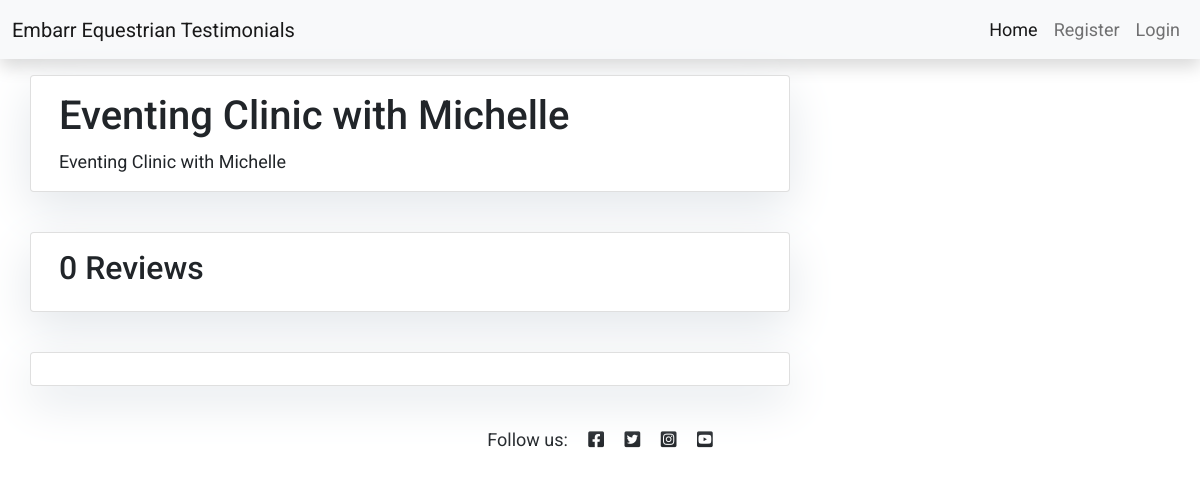
The app's page /eventing-clinic-with-michelle/, older data.
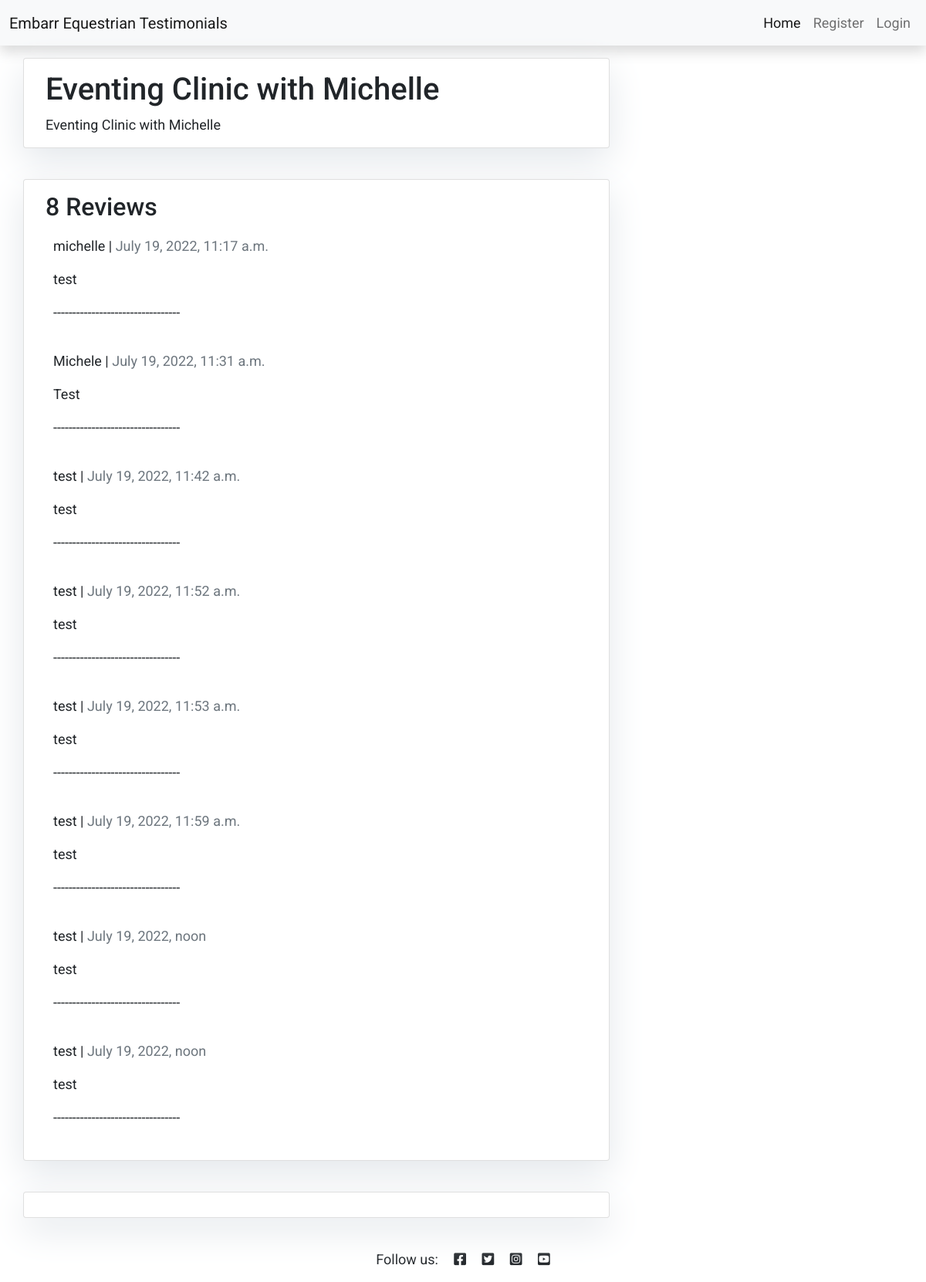
The same page, newer data.
### Reviews/models.py (models this page shows, shortened)
class Comment(models.Model):
    RATING_CHOICES = (
        (1, '1'),
        (2, '2'),
        (3, '3'),
        (4, '4'),
        (5, '5'),
    )
    post = models.ForeignKey(Post, on_delete=models.CASCADE,related_name='comments')
    name = models.CharField(max_length=80)
    location = models.CharField(max_length=80, default='e.g Dublin')
    email = models.EmailField()
    body = models.TextField()
    rating = models.IntegerField(choices=RATING_CHOICES, default='5')
    created_on = models.DateTimeField(auto_now_add=True)
    active = models.BooleanField(default=False)
    class Meta:
        ordering = ['created_on']

### Reviews/views.py (the view)
# urls.py: path('<slug:slug>/', views.post_detail, name='post_detail'),
def post_detail(request, slug):
    post = get_object_or_404(Post, slug=slug)
    comments = post.comments.filter(active=True)
    new_comment = None
    if request.method == 'POST':
        comment_form = CommentForm(data=request.POST)
        if comment_form.is_valid():
            new_comment = comment_form.save(commit=False)
            new_comment.author = request.user
            new_comment.post = post
            new_comment.save()
    else:
        comment_form = CommentForm()
    return render(
        request,
        'post_detail.html',
        {
            'post': post,
            'comments': comments,
            'new_comment': new_comment,
            'comment_form': comment_form
        },
    )

### templates/post_detail.html (shortened to what this page needs)
{% extends 'base.html' %} {% block content %}
{% load crispy_forms_tags %}
<div class="container">
  <div class="row">
    <div class="col-md-8 card mb-4  mt-3 left  top">
      <div class="card-body">
        <h1>{% block title %} {{ post.title }} {% endblock title %}</h1>
        <p class="card-text ">{{ post.content | safe }}</p>
      </div>
    </div>
    <div class="col-md-8 card mb-4  mt-3 ">
      <div class="card-body">
        <h2>{{ comments.count }} Reviews</h2>
        {% for comment in comments %}
        <div class="comments" style="padding: 10px;">
          <p class="font-weight-bold">
            {{ comment.name }} |
            <span class=" text-muted font-weight-normal">
              {{ comment.created_on }}
            </span>
          </p>
          {{ comment.body | linebreaks }}
          <p>---------------------------------</p>
          </div>
          {% endfor %}
       </div>
    </div>
    <div class="col-md-8 card mb-4  mt-3 ">
      <div class="card-body">
      </div>
    </div>
  </div>
</div>
{% endblock content %}

Row changes from the older to the newer data that the page shows:
now on this page (row edited): Comment: name "michelle", created_on "July 19, 2022, 11:17 a.m.", body "test"
now on this page (row edited): Comment: name "Michele", created_on "July 19, 2022, 11:31 a.m.", body "Test"
now on this page (row edited): Comment: name "test", created_on "July 19, 2022, 11:42 a.m.", body "test"
now on this page (row edited): Comment: name "test", created_on "July 19, 2022, 11:52 a.m.", body "test"
now on this page (row edited): Comment: name "test", created_on "July 19, 2022, 11:53 a.m.", body "test"
now on this page (row edited): Comment: name "test", created_on "July 19, 2022, 11:59 a.m.", body "test"
now on this page (row edited): Comment: name "test", created_on "July 19, 2022, noon", body "test"
now on this page (row edited): Comment: name "test", created_on "July 19, 2022, noon", body "test"
Text that changed along with them:
{{ comments.count }}: "0" → "8"
